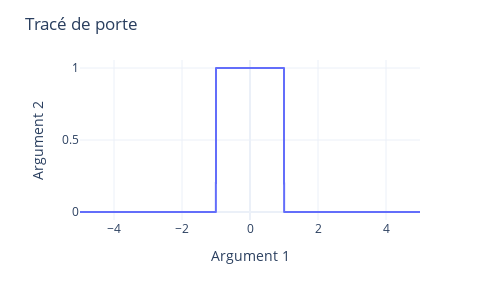

Notebook code cell kept with this figure:
### Code cell
T=2

def porte(t):
    if -T/2<=t<=T/2:
        return 1
    else:
        return 0

s=[]
for i in range (N):
    s.append(porte(t[i]))




df = pd.DataFrame({'Arg1':t, 'Arg2':s})

fig = px.line(df, x='Arg1', y='Arg2')

fig.update_layout(xaxis_title='Argument 1', yaxis_title='Argument 2',
            title = 'Tracé de porte',
            template='plotly_white', width=500, height=300)

fig.show()

### Figure 1 — Plotly figure (JSON) as saved in the notebook; plotly's stock layout.template omitted (floating-point values rounded to 4 significant figures; data arrays with more than 128 entries replaced by an {"elided": "..."} marker saying what was removed)
{"data": [{"hovertemplate": "Arg1=%{x}<br>Arg2=%{y}<extra></extra>", "legendgroup": "", "line": {"color": "#636efa", "dash": "solid"}, "marker": {"symbol": "circle"}, "mode": "lines", "name": "", "showlegend": false, "type": "scattergl", "x": {"elided": "2000 float values"}, "xaxis": "x", "y": {"elided": "2000 int values"}, "yaxis": "y"}], "layout": {"height": 300, "legend": {"tracegroupgap": 0}, "margin": {"t": 60}, "title": {"text": "Tracé de porte"}, "width": 500, "xaxis": {"anchor": "y", "domain": [0, 1], "title": {"text": "Argument 1"}}, "yaxis": {"anchor": "x", "domain": [0, 1], "title": {"text": "Argument 2"}}}}
